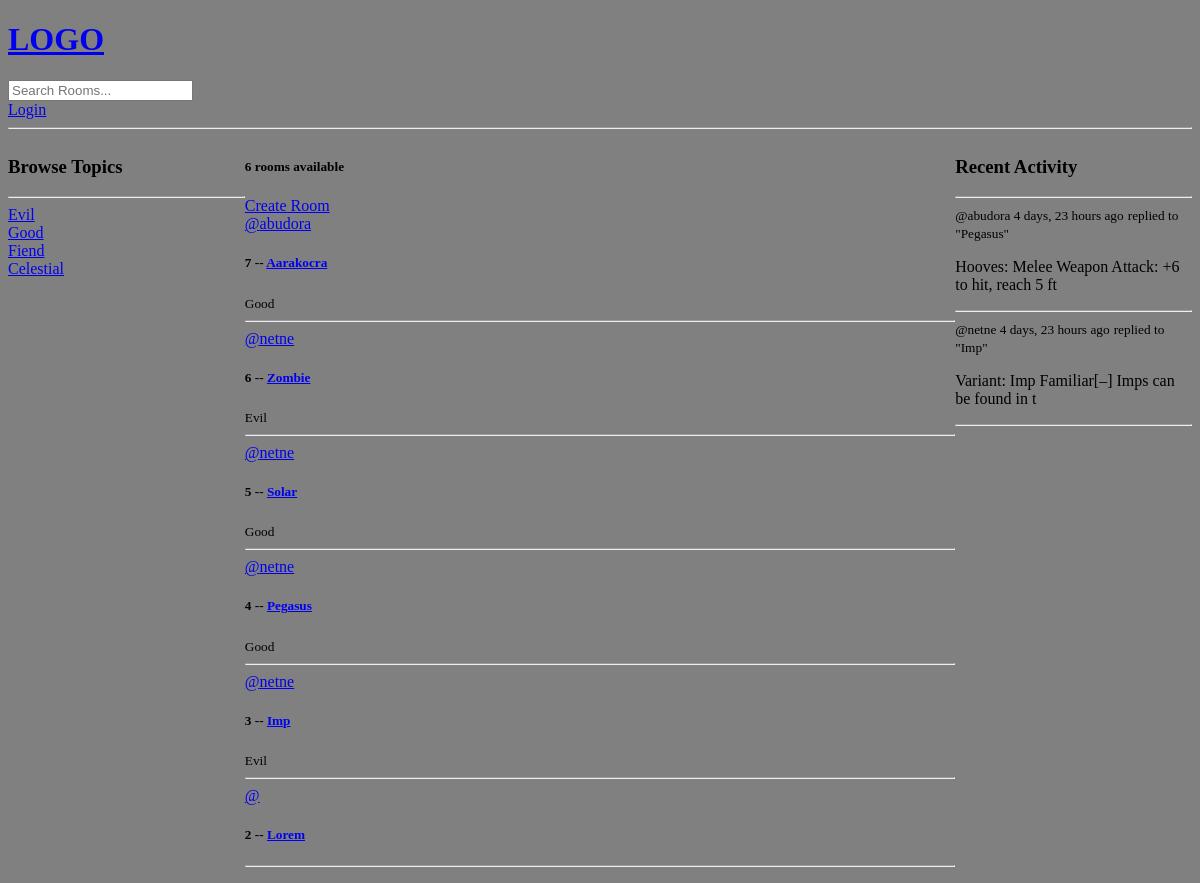
Before: / with the older database file.
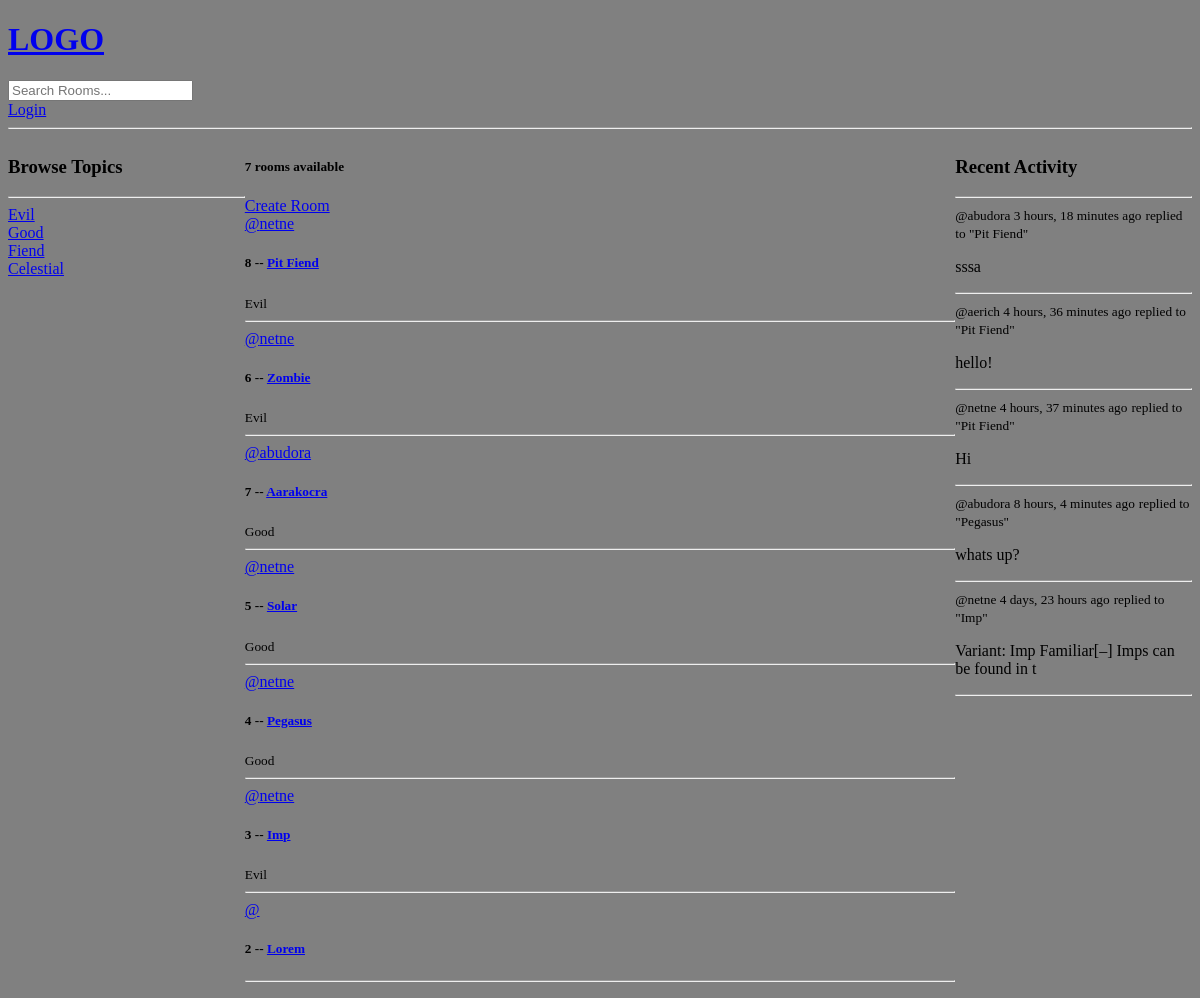
After: the same page with the newer database file.
### blog/models.py (models this page shows, shortened)
class Topic(models.Model):
    name = models.CharField(max_length=200)

class Room(models.Model):
    host = models.ForeignKey(User, on_delete=models.SET_NULL, null=True)
    topic = models.ForeignKey(Topic, on_delete=models.SET_NULL, null=True)
    name = models.CharField(max_length=200)
    description = models.TextField(null=True, blank=True)
    participants = models.ManyToManyField(
        User, related_name='participants', blank=True)
    updated = models.DateTimeField(auto_now=True)
    created = models.DateTimeField(auto_now_add=True)
    class Meta:
        ordering = ['-updated', '-created']
    def __str__(self):
        return self.name

class Message(models.Model):
    user = models.ForeignKey(User, on_delete=models.CASCADE)
    room = models.ForeignKey(Room, on_delete=models.CASCADE)
    body = models.TextField()
    updated = models.DateTimeField(auto_now=True)
    created = models.DateTimeField(auto_now_add=True)
    class Meta:
        ordering = ['-updated', '-created']
    def __str__(self):
        return self.body[0:50]

### blog/views.py (the view)
# urls.py: path("", views.home, name="home"),
def home(request):
    q = request.GET.get('q') if request.GET.get('q') != None else ''
    rooms = Room.objects.filter(
        Q(topic__name__icontains=q) |
        Q(name__icontains=q) |
        Q(description__icontains=q)
    )
    topics = Topic.objects.all()
    room_count = rooms.count()
    room_messages = Message.objects.filter(Q(room__topic__name__icontains=q))
    context = {'rooms': rooms, 'topics': topics,
               'room_count': room_count, 'room_messages': room_messages}
    return render(request, 'blog/home.html', context)

### blog/templates/blog/home.html (shortened to what this page needs)
{% extends 'main.html' %}
{% block content %}
<div class="home-container">
    <div>
        {% include "blog/topics_component.html" %}
    </div>
    <div>
        <h5>{{room_count}} rooms available</h5>
        <a href="{% url 'create-room' %}">Create Room</a>
        {% include 'blog/feed_component.html' %}
    </div>
    <div>
        {% include 'blog/activity_component.html' %}
    </div>
</div>
{% endblock %}

### templates/main.html (shortened to what this page needs)
<!DOCTYPE html>
<html lang="en">
    <head>
    </head>
    <body bgcolor="grey">
        {% include 'navbar.html' %}
        {% block content %}{% endblock %}
    </body>
</html>

### templates/navbar.html
<a href="/">
    <h1>LOGO</h1>
</a>
<form method="GET" action="{% url 'home' %}">
    <input type="text" name="q" placeholder="Search Rooms..." />
</form>
{% if request.user.is_authenticated %}
<p>Hello {{request.user}}</p>
<a href="{% url 'logout' %}">Logout</a>
{% else %}
<a href="{% url 'login' %}">Login</a>
{% endif %}
<hr>

### blog/templates/blog/topics_component.html
<h3>Browse Topics</h3>
            <hr>
            {% for topic in topics %}
            <div>
                <a href="{% url 'home' %}?q={{topic.name}}">{{topic.name}}</a>
            </div>
            {% endfor %}

### blog/templates/blog/feed_component.html (shortened to what this page needs)
<div>
    {% for room in rooms %}
    <div>
        <a href="{% url 'user-profile' room.host.id %}"> @{{ room.host.username }} </a>
        <h5>
            {{ room.id }} -- <a href="{% url 'room' room.id %}">{{ room.name }}</a>
        </h5>
        <small>{{ room.topic.name }}</small>
        <hr>
    </div>
    {% endfor %}
</div>

### blog/templates/blog/activity_component.html (shortened to what this page needs)
    <h3>Recent Activity</h3>
        <hr>
        {% for message in room_messages %}
            <div>
            <small>@{{message.user}} {{message.created|timesince}} ago</small>
            <small>replied to "{{message.room}}"</small>
            <p>{{message}}</p>
                <hr>
            </div>
        {% endfor %}

### blog/templates/blog/home.html (style rules this page uses)
.home-container { display: grid; grid-template-columns: 1fr 3fr 1fr; }

Changed rows visible on the page:
removed Message: user "abudora", created "4 days, 23 hours", room "Pegasus", body "Hooves: Melee Weapon Attack: +6 to hit, reach 5 ft"
added Room: host.username "netne", id "8", name "Pit Fiend", topic.name "Evil"
changed Room "Zombie": moves up the list
added Message: user "abudora", created "3 hours, 18 minutes", room "Pit Fiend", body "sssa"
added Message: user "aerich", created "4 hours, 36 minutes", room "Pit Fiend", body "hello!"
added Message: user "netne", created "4 hours, 37 minutes", room "Pit Fiend", body "Hi"
added Message: user "abudora", created "8 hours, 4 minutes", room "Pegasus", body "whats up?"
Other visible differences:
{{ room_count }}: "6" → "7"
